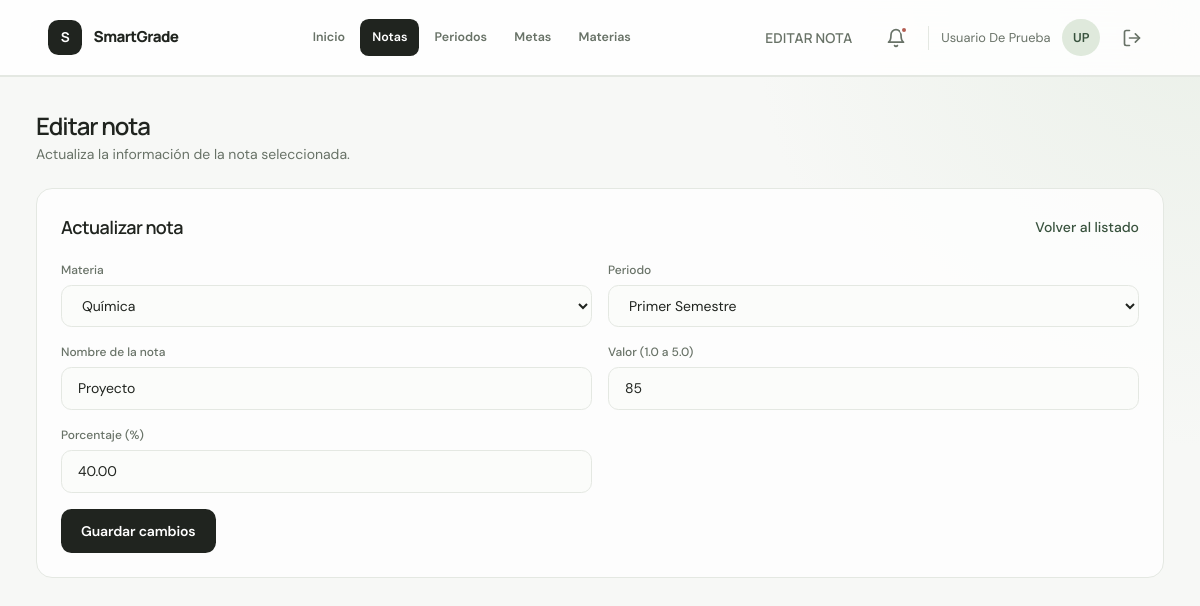
Page /views/grades/edit.php?id=9 (signed in) on the earlier database version.
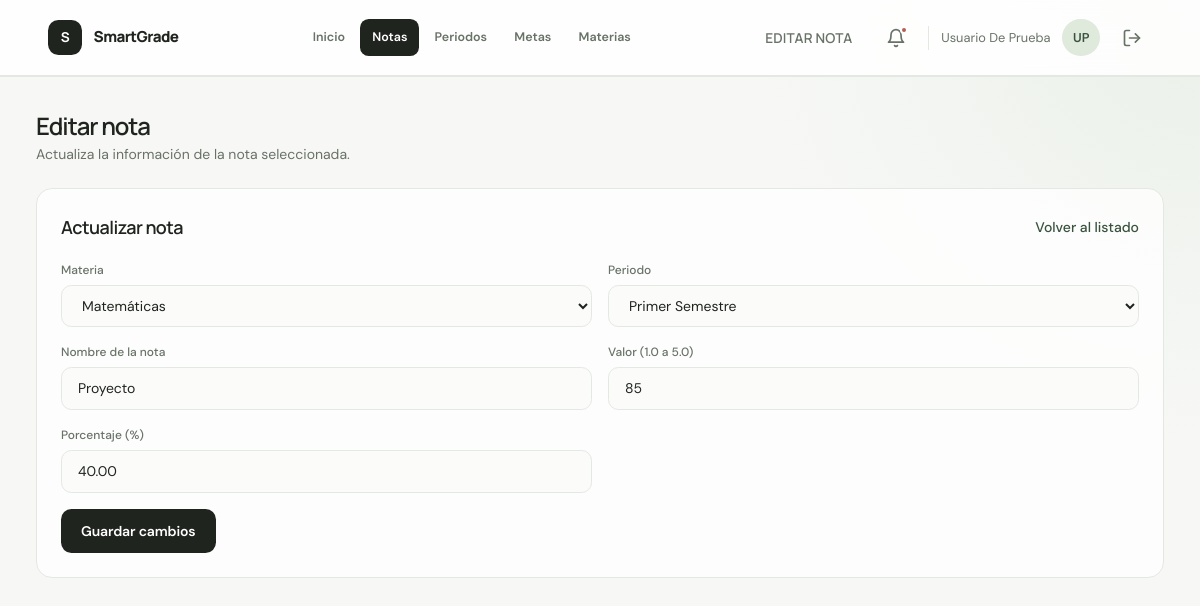
Same page on the later database version.
### tables this page shows
CREATE TABLE IF NOT EXISTS grades (
    id INT AUTO_INCREMENT PRIMARY KEY,
    subjet_id INT NOT NULL,
    term_id INT NOT NULL,
    user_id INT NOT NULL,
    name VARCHAR(100) NOT NULL,
    value BIGINT NOT NULL,
    percentage DECIMAL(5, 2) NOT NULL,
    created_at TIMESTAMP DEFAULT CURRENT_TIMESTAMP,
    updated_at TIMESTAMP DEFAULT CURRENT_TIMESTAMP ON UPDATE CURRENT_TIMESTAMP,
    FOREIGN KEY (subjet_id) REFERENCES subjets (id) ON DELETE CASCADE,
    FOREIGN KEY (term_id) REFERENCES terms (id) ON DELETE CASCADE,
    FOREIGN KEY (user_id) REFERENCES users (id) ON DELETE CASCADE
);

CREATE TABLE IF NOT EXISTS subjets (
    id INT AUTO_INCREMENT PRIMARY KEY,
    name VARCHAR(100) NOT NULL,
    user_id INT NOT NULL,
    teacher_name VARCHAR(100) NOT NULL,
    created_at TIMESTAMP DEFAULT CURRENT_TIMESTAMP,
    FOREIGN KEY (user_id) REFERENCES users (id) ON DELETE CASCADE
);

CREATE TABLE IF NOT EXISTS terms (
    id INT AUTO_INCREMENT PRIMARY KEY,
    name VARCHAR(100) NOT NULL,
    user_id INT NOT NULL,
    is_active BOOLEAN DEFAULT FALSE,
    created_at TIMESTAMP DEFAULT CURRENT_TIMESTAMP,
    FOREIGN KEY (user_id) REFERENCES users (id) ON DELETE CASCADE
);

### logic/grades/read.php (called while the page is built, shortened)
<?php
if (!function_exists('getUserSubjetsOptions')) {
    function getUserSubjetsOptions(PDO $pdo, int $user_id): array
    {
        $stmt = $pdo->prepare('SELECT id, name FROM subjets WHERE user_id = :user_id ORDER BY name ASC');
        $stmt->execute(['user_id' => $user_id]);
        return $stmt->fetchAll();
    }
}
if (!function_exists('getUserTermsOptions')) {
    function getUserTermsOptions(PDO $pdo, int $user_id): array
    {
        $stmt = $pdo->prepare('SELECT id, name FROM terms WHERE user_id = :user_id ORDER BY created_at DESC');
        $stmt->execute(['user_id' => $user_id]);
        return $stmt->fetchAll();
    }
}
if (!function_exists('getUserGradeById')) {
    function getUserGradeById(PDO $pdo, int $user_id, int $grade_id): ?array
    {
        $stmt = $pdo->prepare(
            'SELECT
                g.id,
                g.subjet_id,
                g.term_id,
                g.name,
                g.value,
                g.percentage,
                g.created_at
            FROM grades g
            INNER JOIN subjets s ON s.id = g.subjet_id
            INNER JOIN terms t ON t.id = g.term_id
            WHERE g.id = :grade_id
              AND s.user_id = :user_id
              AND t.user_id = :user_id
            LIMIT 1'
        );
        $stmt->execute([
            'grade_id' => $grade_id,
            'user_id' => $user_id,
        ]);
        $grade = $stmt->fetch();
        return $grade ?: null;
    }
}

### views/grades/edit.php (the view, shortened to what this page needs)
<?php
require_once __DIR__ . '/../../logic/db.php';
require_once __DIR__ . '/../../logic/grades/read.php';
$id = filter_var($_GET['id'] ?? null, FILTER_VALIDATE_INT, ['options' => ['min_range' => 1]]);
$active_page = 'notas';
$page_title = 'Editar nota';
$nav_base = '../';
$user_id = (int) $_SESSION['user_id'];
$grade = getUserGradeById($pdo, $user_id, (int) $id);
$subjets = getUserSubjetsOptions($pdo, $user_id);
$terms = getUserTermsOptions($pdo, $user_id);
$can_edit_grade = !empty($subjets) && !empty($terms);
$old = $_SESSION['grades_old'] ?? null;
$subjet_value = $old['subjet_id'] ?? (string) $grade['subjet_id'];
$term_value = $old['term_id'] ?? (string) $grade['term_id'];
$name_value = $old['name'] ?? $grade['name'];
$value_value = $old['value'] ?? (string) $grade['value'];
$percentage_value = $old['percentage'] ?? (string) $grade['percentage'];
?>
<!DOCTYPE html>
<html lang="es">
<head>
    <?php include __DIR__ . '/../header.php'; ?>
</head>
<body>
    <div class="app-shell">
        <div class="main-content">
            <?php include __DIR__ . '/../partials/topbar.php'; ?>
            <main class="p-6 space-y-6">
                <div>
                    <h2 class="font-display text-xl font-semibold text-heading">Editar nota</h2>
                    <p class="text-muted text-sm mt-1">Actualiza la información de la nota seleccionada.</p>
                </div>
                <section class="card p-6">
                    <div class="flex items-center justify-between gap-3 flex-wrap mb-5">
                        <h3 class="font-display text-lg font-semibold text-heading">Actualizar nota</h3>
                        <a href="index.php" class="text-sm link-accent">Volver al listado</a>
                    </div>
                    <form action="../../logic/grades/update.php" method="POST" class="grid md:grid-cols-2 gap-4" novalidate>
                        <div>
                            <label for="subjet_id" class="field-label">Materia</label>
                            <select id="subjet_id" name="subjet_id" class="input" <?= $can_edit_grade ? '' : 'disabled' ?> required>
                                <?php foreach ($subjets as $subjet): ?>
                                    <option value="<?= (int) $subjet['id'] ?>" <?= $subjet_value === (string) $subjet['id'] ? 'selected' : '' ?>>
                                        <?= htmlspecialchars($subjet['name'], ENT_QUOTES, 'UTF-8') ?>
                                    </option>
                                <?php endforeach; ?>
                            </select>
                        </div>
                        <div>
                            <label for="term_id" class="field-label">Periodo</label>
                            <select id="term_id" name="term_id" class="input" <?= $can_edit_grade ? '' : 'disabled' ?> required>
                                <?php foreach ($terms as $term): ?>
                                    <option value="<?= (int) $term['id'] ?>" <?= $term_value === (string) $term['id'] ? 'selected' : '' ?>>
                                        <?= htmlspecialchars($term['name'], ENT_QUOTES, 'UTF-8') ?>
                                    </option>
                                <?php endforeach; ?>
                            </select>
                        </div>
                        <div>
                            <label for="name" class="field-label">Nombre de la nota</label>
                            <input
                                type="text"
                                id="name"
                                name="name"
                                maxlength="100"
                                required
                                value="<?= htmlspecialchars($name_value, ENT_QUOTES, 'UTF-8') ?>"
                                class="input"
                                <?= $can_edit_grade ? '' : 'disabled' ?>>
                        </div>
                        <div>
                            <label for="value" class="field-label">Valor (1.0 a 5.0)</label>
                            <input
                                type="number"
                                id="value"
                                name="value"
                                min="1"
                                max="5"
                                step="0.1"
                                required
                                value="<?= htmlspecialchars($value_value, ENT_QUOTES, 'UTF-8') ?>"
                                class="input"
                                <?= $can_edit_grade ? '' : 'disabled' ?>>
                        </div>
                        <div>
                            <label for="percentage" class="field-label">Porcentaje (%)</label>
                            <input
                                type="number"
                                id="percentage"
                                name="percentage"
                                min="0.01"
                                max="100"
                                step="0.01"
                                required
                                value="<?= htmlspecialchars($percentage_value, ENT_QUOTES, 'UTF-8') ?>"
                                class="input"
                                <?= $can_edit_grade ? '' : 'disabled' ?>>
                        </div>
                        <div class="md:col-span-2">
                            <button type="submit" class="btn btn-primary" style="width: auto;" <?= $can_edit_grade ? '' : 'disabled' ?>>Guardar cambios</button>
                        </div>
                    </form>
                </section>
            </main>
        </div>
    </div>
</body>
</html>

### views/header.php (shortened to what this page needs)
<script src="https://cdn.tailwindcss.com"></script>
<link rel="stylesheet" href="./css/styles.css">
<link rel="stylesheet" href="../css/styles.css">

### views/partials/topbar.php (shortened to what this page needs)
<?php
$page_title = $page_title ?? 'Dashboard';
$active_page = $active_page ?? '';
$nav_base = $nav_base ?? '';
$logout_base = $nav_base === '' ? '../' : '../../';
$initials = '';
if (!empty($_SESSION['user_name'])) {
    $parts = explode(' ', trim($_SESSION['user_name']));
    $initials = strtoupper(substr($parts[0], 0, 1) . substr($parts[count($parts) - 1], 0, 1));
}
?>
<header class="topbar">
    <div class="topbar-brand">
        <div class="brand-badge">S</div>
        <span class="topbar-brand-name">SmartGrade</span>
    </div>
    <nav class="top-nav" aria-label="Navegación principal">
        <a href="<?= htmlspecialchars($nav_base, ENT_QUOTES, 'UTF-8') ?>dashboard.php" class="top-nav-item <?= $active_page === 'inicio' ? 'is-active' : '' ?>">Inicio</a>
        <a href="<?= htmlspecialchars($nav_base, ENT_QUOTES, 'UTF-8') ?>grades/index.php" class="top-nav-item <?= $active_page === 'notas' ? 'is-active' : '' ?>">Notas</a>
        <a href="<?= htmlspecialchars($nav_base, ENT_QUOTES, 'UTF-8') ?>terms/index.php" class="top-nav-item <?= $active_page === 'periodos' ? 'is-active' : '' ?>">Periodos</a>
        <a href="<?= htmlspecialchars($nav_base, ENT_QUOTES, 'UTF-8') ?>goals/index.php" class="top-nav-item <?= $active_page === 'metas' ? 'is-active' : '' ?>">Metas</a>
        <a href="<?= htmlspecialchars($nav_base, ENT_QUOTES, 'UTF-8') ?>subjets/index.php" class="top-nav-item <?= $active_page === 'materias' ? 'is-active' : '' ?>">Materias</a>
    </nav>
    <h1 class="topbar-page-title font-display text-lg font-semibold text-heading"><?= htmlspecialchars($page_title, ENT_QUOTES, 'UTF-8') ?></h1>
    <div class="flex items-center gap-2 relative">
        <div class="relative">
            <button type="button" id="notifBtn" class="icon-btn" aria-label="Notificaciones">
                <svg viewBox="0 0 24 24" fill="none" stroke="currentColor" stroke-width="2" stroke-linecap="round" stroke-linejoin="round">
                    <path d="M18 8A6 6 0 0 0 6 8c0 7-3 9-3 9h18s-3-2-3-9" />
                    <path d="M13.73 21a2 2 0 0 1-3.46 0" />
                </svg>
                <span class="notif-dot"></span>
            </button>
        </div>
        <div class="flex items-center gap-3 user-menu">
            <span class="topbar-user-name"><?= htmlspecialchars($_SESSION['user_name'] ?? '', ENT_QUOTES, 'UTF-8') ?></span>
            <div class="avatar"><?= htmlspecialchars($initials, ENT_QUOTES, 'UTF-8') ?></div>
            <a href="<?= htmlspecialchars($logout_base, ENT_QUOTES, 'UTF-8') ?>logic/logout.php" class="icon-btn" aria-label="Cerrar sesión" title="Cerrar sesión">
                <svg viewBox="0 0 24 24" fill="none" stroke="currentColor" stroke-width="2" stroke-linecap="round" stroke-linejoin="round">
                    <path d="M9 21H5a2 2 0 0 1-2-2V5a2 2 0 0 1 2-2h4" />
                    <polyline points="16 17 21 12 16 7" />
                    <line x1="21" y1="12" x2="9" y2="12" />
                </svg>
            </a>
        </div>
    </div>
</header>

Differences in the rows shown:
changed grades "Proyecto": subjet_id "Química" → "Matemáticas"
